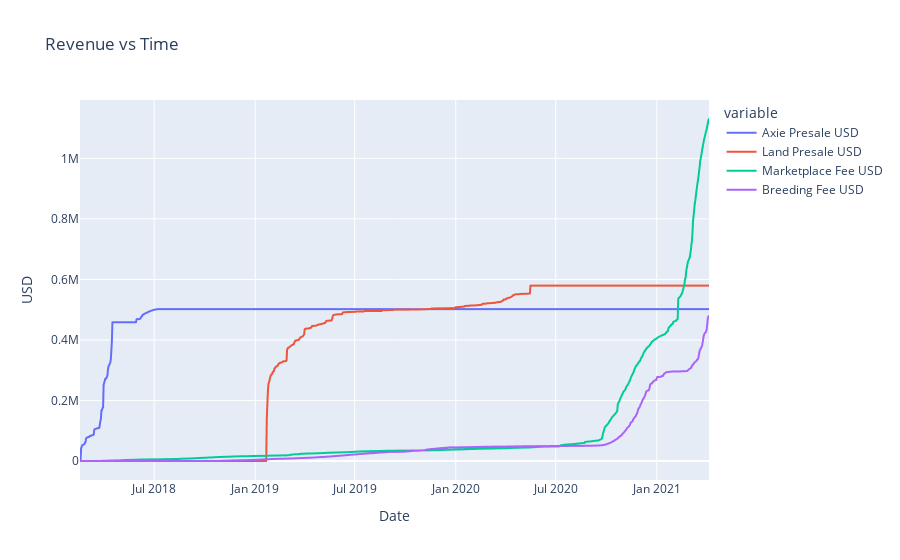

This figure's notebook cell:
### Markdown cell above
## Revenue Streams
****
### Land, Axies, Breeding Fees, Marketplace resale

### Code cell
#Visualise revenue streams
rev_fig = px.line(
    revenue_df,
    labels={"Date Parsed": "Date", "value": "USD"},
    title= "Revenue vs Time",
    )
rev_fig

### Figure 1 — Plotly figure (JSON) as saved in the notebook; plotly's stock layout.template omitted (floating-point values rounded to 4 significant figures; data arrays with more than 128 entries replaced by an {"elided": "..."} marker saying what was removed)
{"data": [{"hovertemplate": "variable=Axie Presale USD<br>Date=%{x}<br>USD=%{y}<extra></extra>", "legendgroup": "Axie Presale USD", "line": {"color": "#636efa", "dash": "solid"}, "mode": "lines", "name": "Axie Presale USD", "showlegend": true, "type": "scattergl", "x": {"elided": "1146 str values"}, "xaxis": "x", "y": {"elided": "1146 float values"}, "yaxis": "y"}, {"hovertemplate": "variable=Land Presale USD<br>Date=%{x}<br>USD=%{y}<extra></extra>", "legendgroup": "Land Presale USD", "line": {"color": "#EF553B", "dash": "solid"}, "mode": "lines", "name": "Land Presale USD", "showlegend": true, "type": "scattergl", "x": {"elided": "1146 str values"}, "xaxis": "x", "y": {"elided": "1146 float values"}, "yaxis": "y"}, {"hovertemplate": "variable=Marketplace Fee USD<br>Date=%{x}<br>USD=%{y}<extra></extra>", "legendgroup": "Marketplace Fee USD", "line": {"color": "#00cc96", "dash": "solid"}, "mode": "lines", "name": "Marketplace Fee USD", "showlegend": true, "type": "scattergl", "x": {"elided": "1146 str values"}, "xaxis": "x", "y": {"elided": "1146 float values"}, "yaxis": "y"}, {"hovertemplate": "variable=Breeding Fee USD<br>Date=%{x}<br>USD=%{y}<extra></extra>", "legendgroup": "Breeding Fee USD", "line": {"color": "#ab63fa", "dash": "solid"}, "mode": "lines", "name": "Breeding Fee USD", "showlegend": true, "type": "scattergl", "x": {"elided": "1146 str values"}, "xaxis": "x", "y": {"elided": "1146 float values"}, "yaxis": "y"}], "layout": {"legend": {"title": {"text": "variable"}, "tracegroupgap": 0}, "title": {"text": "Revenue vs Time"}, "xaxis": {"anchor": "y", "domain": [0, 1], "title": {"text": "Date"}}, "yaxis": {"anchor": "x", "domain": [0, 1], "title": {"text": "USD"}}}}
